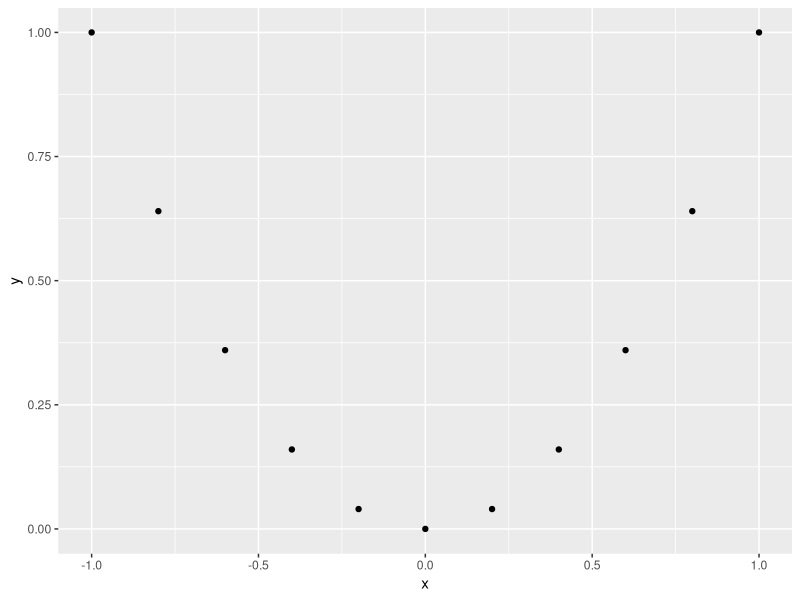
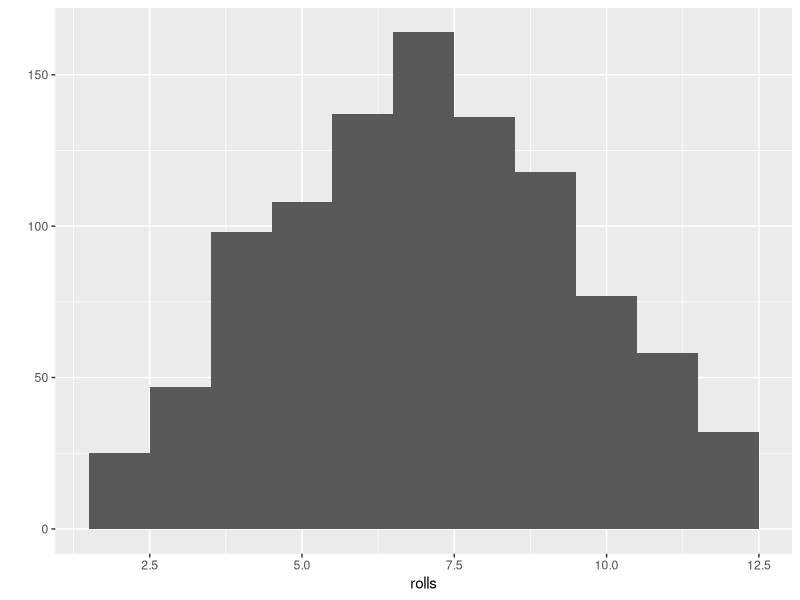
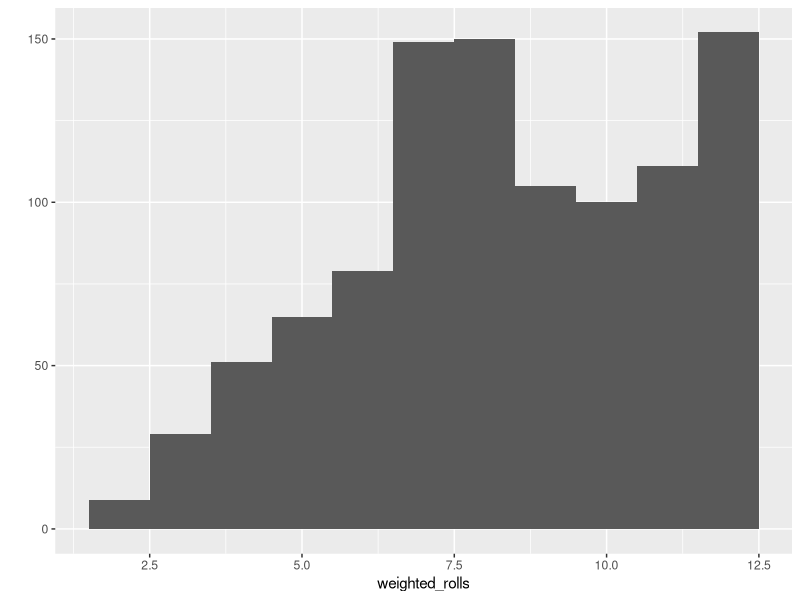

Recreate these plots in R, in order.
library("ggplot2")
# this is a comment
5%%2 == 1 # two percent signs is how R represents modulo
die <- 1:6
a <- 4
ls # just returning a function causes the interpreter to print out its
   # it's source code, if available, or the location of it's bytecode
factorial(4) # built-in, for some reason
args(ls) # super useful, really shows that r was intended to be a line by
         # line interpreted language
sample(die, size = 2, replace = TRUE) # a TRUE die rolling simulation!

roll <- function() { # my first function!
  # returns the sum of rolling two six sided die
  die <- 1:6
  dice <- sample(die, size = 2, replace = TRUE)
  sum(dice)
}

roll2 <- function(bones = 1:6) { # my second function, first with arguments!
  # returns the sum of two rolls from the provided vector
  dice <- sample(die, size = 2, replace = TRUE)
  sum(dice)
}

# c is a function that concatenates values into a vector
x <- c(-1, -0.8, -0.6, -0.4, -0.2, 0, 0.2, 0.4, 0.6, 0.8, 1)
y <- x**2
qplot(x, y) # my first r plot!

rolls <- replicate(1000, roll())
qplot(rolls, binwidth = 1)
mean(rolls)

weighted_roll <- function(weights) {
  die <- 1:6
  dice <- sample(die, size = 2, replace = TRUE, prob = weights)
  sum(dice)
}
weighted_rolls <- replicate(1000, weighted_roll(c(1/8,1/8,1/8,1/8,1/8,3/8)))
qplot(weighted_rolls, binwidth = 1)
